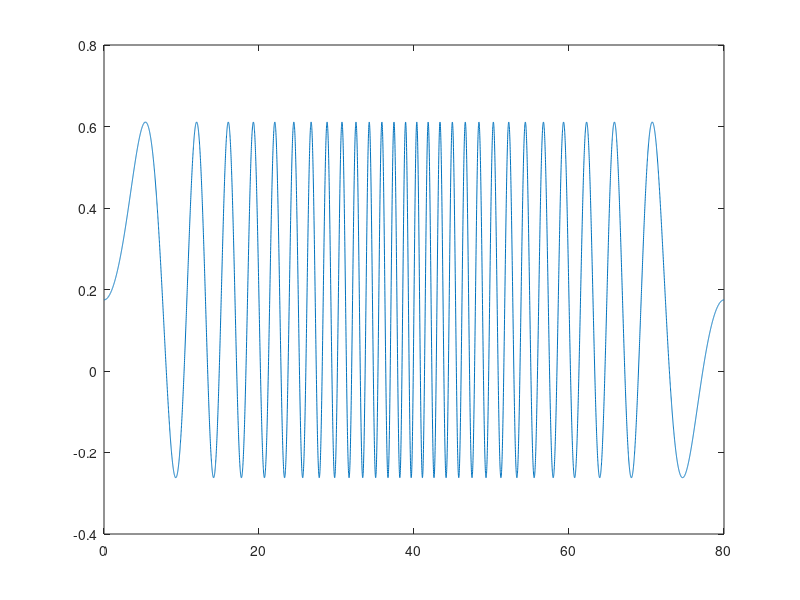
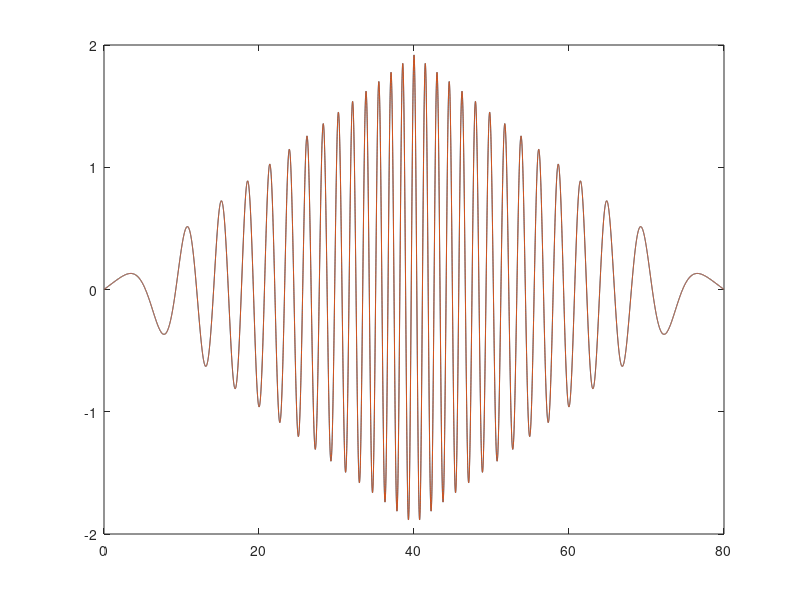
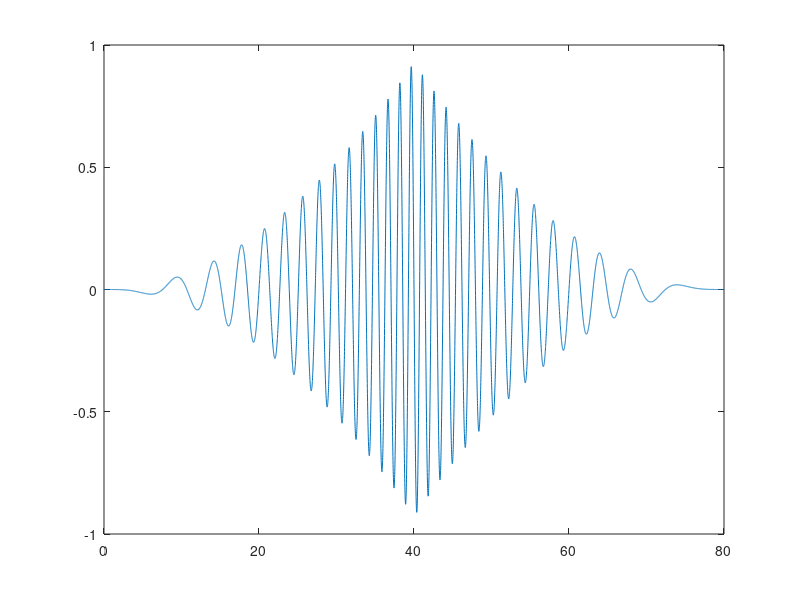

Write the MATLAB code that produced these figures, in order.
f0 = 0;
f1 = 0.7;

dT = 0.01;

T = 40;

tinc = 0:dT:T-dT;
tdec = T:-dT:0;

t_tot = 0:dT:2*T;

q0 = 10 * pi / 180;

A = 25 * pi / 180;

% Position

q_inc = q0 + A * sin(2*pi * ((f1-f0)*tinc.^2./(2*T) + f0*tinc));

q_dec = q0 + A * sin(2*pi * ((f0-f1)*tdec.^2./(2*T) + f0*tdec));

traj = [q_inc, q_dec]';

figure,plot(t_tot,[q_inc,q_dec])


% Velocity

dq_inc = A * 2*pi * ((f1-f0)*tinc./T + f0) .* cos(2*pi * ((f1-f0)*tinc.^2./(2*T) + f0*tinc));

dq_dec = - A * 2*pi * ((f0-f1)*tdec./T + f0) .* cos(2*pi * ((f0-f1)*tdec.^2./(2*T) + f0*tdec));

figure,plot(t_tot,[dq_inc,dq_dec]),hold on,plot(t_tot,[0,diff([q_inc,q_dec])/dT])


% Acceleration

ddq_inc = - A * (2*pi * ((f1-f0)*tinc./T + f0)).^2 * (2*pi * (f1-f0) / T) .* sin(2*pi * ((f1-f0)*tinc.^2./(2*T) + f0*tinc));

ddq_dec = A * (2*pi * ((f0-f1)*tdec./T + f0)).^2 * (2*pi * (f0-f1) / T) .* sin(2*pi * ((f0-f1)*tdec.^2./(2*T) + f0*tdec));

figure,plot(t_tot,[ddq_inc,ddq_dec])



% Save trajectory on file
save('chirp.mat','traj');





